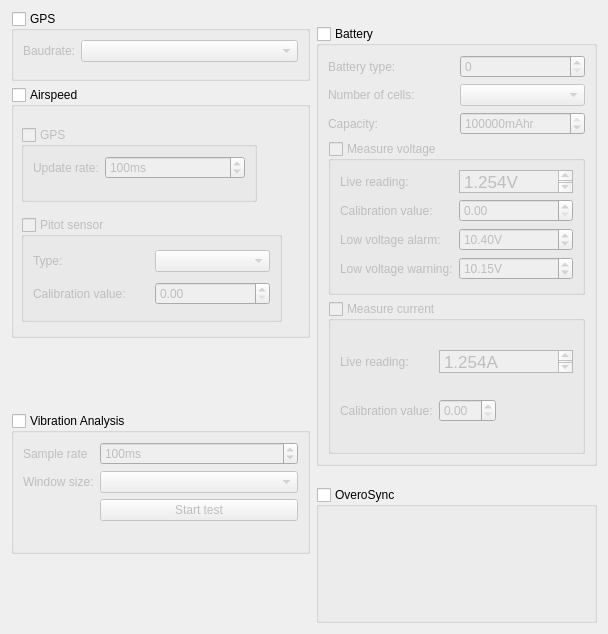
<?xml version="1.0" encoding="UTF-8"?>
<ui version="4.0">
 <class>Module_Settings_Widget</class>
 <widget class="QWidget" name="Module_Settings_Widget">
  <property name="geometry">
   <rect>
    <x>0</x>
    <y>0</y>
    <width>608</width>
    <height>634</height>
   </rect>
  </property>
  <property name="windowTitle">
   <string>Form</string>
  </property>
  <layout class="QGridLayout" name="gridLayout_3">
   <item row="0" column="0">
    <widget class="QGroupBox" name="gb_GPS">
     <property name="minimumSize">
      <size>
       <width>0</width>
       <height>70</height>
      </size>
     </property>
     <property name="maximumSize">
      <size>
       <width>16777215</width>
       <height>70</height>
      </size>
     </property>
     <property name="title">
      <string>GPS</string>
     </property>
     <property name="checkable">
      <bool>true</bool>
     </property>
     <property name="checked">
      <bool>false</bool>
     </property>
     <layout class="QFormLayout" name="formLayout_4">
      <item row="0" column="0">
       <widget class="QLabel" name="label">
        <property name="text">
         <string>Baudrate:</string>
        </property>
       </widget>
      </item>
      <item row="0" column="1">
       <widget class="QComboBox" name="comboBox"/>
      </item>
     </layout>
     <zorder>comboBox</zorder>
     <zorder>label</zorder>
    </widget>
   </item>
   <item row="0" column="1" rowspan="3">
    <widget class="QGroupBox" name="gb_Battery">
     <property name="minimumSize">
      <size>
       <width>0</width>
       <height>440</height>
      </size>
     </property>
     <property name="maximumSize">
      <size>
       <width>281</width>
       <height>440</height>
      </size>
     </property>
     <property name="title">
      <string>Battery</string>
     </property>
     <property name="checkable">
      <bool>true</bool>
     </property>
     <property name="checked">
      <bool>false</bool>
     </property>
     <layout class="QGridLayout" name="gridLayout">
      <item row="7" column="0" colspan="2">
       <widget class="QGroupBox" name="groupBox_9">
        <property name="title">
         <string>Measure voltage</string>
        </property>
        <property name="checkable">
         <bool>true</bool>
        </property>
        <property name="checked">
         <bool>false</bool>
        </property>
        <layout class="QFormLayout" name="formLayout">
         <item row="0" column="0">
          <widget class="QLabel" name="label_14">
           <property name="text">
            <string>Live reading:</string>
           </property>
          </widget>
         </item>
         <item row="1" column="0">
          <widget class="QLabel" name="label_13">
           <property name="text">
            <string>Calibration value:</string>
           </property>
          </widget>
         </item>
         <item row="1" column="1">
          <widget class="QDoubleSpinBox" name="doubleSpinBox_2"/>
         </item>
         <item row="2" column="0">
          <widget class="QLabel" name="label_11">
           <property name="text">
            <string>Low voltage alarm:</string>
           </property>
          </widget>
         </item>
         <item row="2" column="1">
          <widget class="QDoubleSpinBox" name="doubleSpinBox_5">
           <property name="suffix">
            <string>V</string>
           </property>
           <property name="value">
            <double>10.400000000000000</double>
           </property>
          </widget>
         </item>
         <item row="3" column="0">
          <widget class="QLabel" name="label_12">
           <property name="text">
            <string>Low voltage warning:</string>
           </property>
          </widget>
         </item>
         <item row="3" column="1">
          <widget class="QDoubleSpinBox" name="doubleSpinBox_4">
           <property name="suffix">
            <string>V</string>
           </property>
           <property name="value">
            <double>10.150000000000000</double>
           </property>
          </widget>
         </item>
         <item row="0" column="1">
          <widget class="QTextBrowser" name="textBrowser">
           <property name="maximumSize">
            <size>
             <width>16777215</width>
             <height>23</height>
            </size>
           </property>
           <property name="html">
            <string>&lt;!DOCTYPE HTML PUBLIC &quot;-//W3C//DTD HTML 4.0//EN&quot; &quot;http://www.w3.org/TR/REC-html40/strict.dtd&quot;&gt;
&lt;html&gt;&lt;head&gt;&lt;meta name=&quot;qrichtext&quot; content=&quot;1&quot; /&gt;&lt;style type=&quot;text/css&quot;&gt;
p, li { white-space: pre-wrap; }
&lt;/style&gt;&lt;/head&gt;&lt;body style=&quot; font-family:'Lucida Grande'; font-size:13pt; font-weight:400; font-style:normal;&quot;&gt;
&lt;p style=&quot; margin-top:0px; margin-bottom:0px; margin-left:0px; margin-right:0px; -qt-block-indent:0; text-indent:0px;&quot;&gt;1.254V&lt;/p&gt;&lt;/body&gt;&lt;/html&gt;</string>
           </property>
          </widget>
         </item>
        </layout>
       </widget>
      </item>
      <item row="8" column="0" colspan="2">
       <widget class="QGroupBox" name="groupBox_7">
        <property name="title">
         <string>Measure current</string>
        </property>
        <property name="checkable">
         <bool>true</bool>
        </property>
        <property name="checked">
         <bool>false</bool>
        </property>
        <layout class="QFormLayout" name="formLayout_2">
         <property name="fieldGrowthPolicy">
          <enum>QFormLayout::FieldsStayAtSizeHint</enum>
         </property>
         <item row="0" column="0">
          <widget class="QLabel" name="label_9">
           <property name="text">
            <string>Live reading:</string>
           </property>
          </widget>
         </item>
         <item row="0" column="1">
          <widget class="QTextBrowser" name="textBrowser_3">
           <property name="enabled">
            <bool>false</bool>
           </property>
           <property name="maximumSize">
            <size>
             <width>16777215</width>
             <height>23</height>
            </size>
           </property>
           <property name="html">
            <string>&lt;!DOCTYPE HTML PUBLIC &quot;-//W3C//DTD HTML 4.0//EN&quot; &quot;http://www.w3.org/TR/REC-html40/strict.dtd&quot;&gt;
&lt;html&gt;&lt;head&gt;&lt;meta name=&quot;qrichtext&quot; content=&quot;1&quot; /&gt;&lt;style type=&quot;text/css&quot;&gt;
p, li { white-space: pre-wrap; }
&lt;/style&gt;&lt;/head&gt;&lt;body style=&quot; font-family:'Lucida Grande'; font-size:13pt; font-weight:400; font-style:normal;&quot;&gt;
&lt;p style=&quot; margin-top:0px; margin-bottom:0px; margin-left:0px; margin-right:0px; -qt-block-indent:0; text-indent:0px;&quot;&gt;1.254A&lt;/p&gt;&lt;/body&gt;&lt;/html&gt;</string>
           </property>
          </widget>
         </item>
         <item row="1" column="0">
          <widget class="QLabel" name="label_8">
           <property name="text">
            <string>Calibration value:</string>
           </property>
          </widget>
         </item>
         <item row="1" column="1">
          <widget class="QDoubleSpinBox" name="doubleSpinBox"/>
         </item>
        </layout>
       </widget>
      </item>
      <item row="4" column="1">
       <widget class="QComboBox" name="comboBox_2"/>
      </item>
      <item row="1" column="1">
       <widget class="QSpinBox" name="spinBox"/>
      </item>
      <item row="4" column="0">
       <widget class="QLabel" name="label_6">
        <property name="sizePolicy">
         <sizepolicy hsizetype="Minimum" vsizetype="Preferred">
          <horstretch>0</horstretch>
          <verstretch>0</verstretch>
         </sizepolicy>
        </property>
        <property name="text">
         <string>Number of cells:</string>
        </property>
       </widget>
      </item>
      <item row="6" column="0">
       <widget class="QLabel" name="label_2">
        <property name="text">
         <string>Capacity:</string>
        </property>
       </widget>
      </item>
      <item row="6" column="1">
       <widget class="QSpinBox" name="spinBox_2">
        <property name="suffix">
         <string>mAhr</string>
        </property>
        <property name="minimum">
         <number>1</number>
        </property>
        <property name="maximum">
         <number>1000000</number>
        </property>
        <property name="singleStep">
         <number>100</number>
        </property>
        <property name="value">
         <number>1000000</number>
        </property>
       </widget>
      </item>
      <item row="1" column="0">
       <widget class="QLabel" name="label_5">
        <property name="text">
         <string>Battery type:</string>
        </property>
       </widget>
      </item>
     </layout>
    </widget>
   </item>
   <item row="1" column="0">
    <widget class="QGroupBox" name="gb_Airspeed">
     <property name="minimumSize">
      <size>
       <width>0</width>
       <height>251</height>
      </size>
     </property>
     <property name="maximumSize">
      <size>
       <width>16777215</width>
       <height>251</height>
      </size>
     </property>
     <property name="title">
      <string>Airspeed</string>
     </property>
     <property name="checkable">
      <bool>true</bool>
     </property>
     <property name="checked">
      <bool>false</bool>
     </property>
     <widget class="QGroupBox" name="groupBox_10">
      <property name="geometry">
       <rect>
        <x>10</x>
        <y>130</y>
        <width>261</width>
        <height>105</height>
       </rect>
      </property>
      <property name="title">
       <string>Pitot sensor</string>
      </property>
      <property name="checkable">
       <bool>true</bool>
      </property>
      <property name="checked">
       <bool>false</bool>
      </property>
      <layout class="QGridLayout" name="gridLayout_2">
       <item row="0" column="0">
        <widget class="QLabel" name="label_4">
         <property name="text">
          <string>Type:</string>
         </property>
        </widget>
       </item>
       <item row="0" column="1">
        <widget class="QComboBox" name="comboBox_5"/>
       </item>
       <item row="1" column="0">
        <widget class="QLabel" name="label_7">
         <property name="text">
          <string>Calibration value:</string>
         </property>
        </widget>
       </item>
       <item row="1" column="1">
        <widget class="QDoubleSpinBox" name="doubleSpinBox_3"/>
       </item>
      </layout>
     </widget>
     <widget class="QGroupBox" name="groupBox_8">
      <property name="geometry">
       <rect>
        <x>10</x>
        <y>40</y>
        <width>236</width>
        <height>75</height>
       </rect>
      </property>
      <property name="title">
       <string>GPS</string>
      </property>
      <property name="checkable">
       <bool>true</bool>
      </property>
      <property name="checked">
       <bool>false</bool>
      </property>
      <layout class="QFormLayout" name="formLayout_3">
       <item row="0" column="0">
        <widget class="QLabel" name="label_3">
         <property name="text">
          <string>Update rate:</string>
         </property>
        </widget>
       </item>
       <item row="0" column="1">
        <widget class="QSpinBox" name="spinBox_3">
         <property name="suffix">
          <string>ms</string>
         </property>
         <property name="minimum">
          <number>1</number>
         </property>
         <property name="maximum">
          <number>1000</number>
         </property>
         <property name="singleStep">
          <number>50</number>
         </property>
         <property name="value">
          <number>100</number>
         </property>
        </widget>
       </item>
      </layout>
     </widget>
    </widget>
   </item>
   <item row="2" column="0" rowspan="2">
    <widget class="QGroupBox" name="gb_VibrationAnalysis">
     <property name="minimumSize">
      <size>
       <width>0</width>
       <height>141</height>
      </size>
     </property>
     <property name="maximumSize">
      <size>
       <width>16777215</width>
       <height>141</height>
      </size>
     </property>
     <property name="title">
      <string>Vibration Analysis</string>
     </property>
     <property name="checkable">
      <bool>true</bool>
     </property>
     <property name="checked">
      <bool>false</bool>
     </property>
     <layout class="QFormLayout" name="formLayout_5">
      <item row="0" column="0">
       <widget class="QLabel" name="label_10">
        <property name="text">
         <string>Sample rate</string>
        </property>
       </widget>
      </item>
      <item row="0" column="1">
       <widget class="QSpinBox" name="spinBox_4">
        <property name="suffix">
         <string>ms</string>
        </property>
        <property name="minimum">
         <number>1</number>
        </property>
        <property name="maximum">
         <number>1000</number>
        </property>
        <property name="singleStep">
         <number>50</number>
        </property>
        <property name="value">
         <number>100</number>
        </property>
       </widget>
      </item>
      <item row="1" column="0">
       <widget class="QLabel" name="label_15">
        <property name="text">
         <string>Window size:</string>
        </property>
       </widget>
      </item>
      <item row="1" column="1">
       <widget class="QComboBox" name="comboBox_6"/>
      </item>
      <item row="2" column="1">
       <widget class="QPushButton" name="pushButton">
        <property name="text">
         <string>Start test</string>
        </property>
       </widget>
      </item>
     </layout>
    </widget>
   </item>
   <item row="3" column="1">
    <widget class="QGroupBox" name="groupBox_6">
     <property name="title">
      <string>OveroSync</string>
     </property>
     <property name="checkable">
      <bool>true</bool>
     </property>
     <property name="checked">
      <bool>false</bool>
     </property>
    </widget>
   </item>
  </layout>
 </widget>
 <resources>
  <include location="../coreplugin/core.qrc"/>
 </resources>
 <connections/>
</ui>
